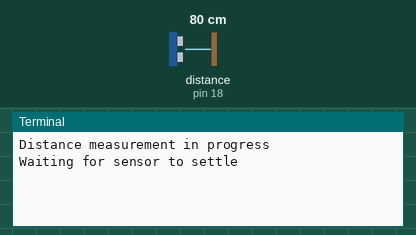
This program was run on a simulated Raspberry Pi (header pin numbers). On the bench: the last lines printed to the terminal. The inputs (shaded band) are chosen by the test bench; at power-on: distance to the obstacle (sensor on pin 18) 80 cm. The echo pulse lasts 58.3 µs per cm; the clock reads 2024-03-15 10:24:30 at power-on unless the program sets it.

Above: at 1.2 s.
1.3 s: distance to the obstacle (sensor on pin 18) set to 2 cm
At 3.3 s:
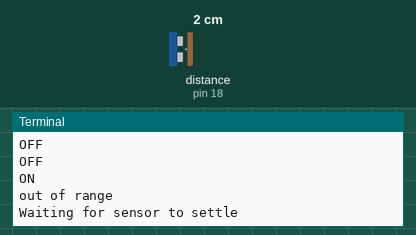
4.3 s: distance to the obstacle (sensor on pin 18) set to 4 cm
At 6.5 s:
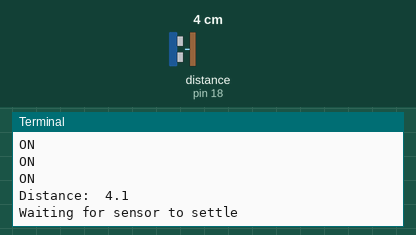

The program:

ultra.py
```python
import RPi.GPIO as GPIO
import time
GPIO.setmode(GPIO.BOARD)
GPIO.setwarnings(False)


TRIG = 16
ECHO = 18

print ("Distance measurement in progress")

GPIO.setup(TRIG,GPIO.OUT)
GPIO.setup(ECHO,GPIO.IN)

while True:
    GPIO.output(TRIG,False)
    print("Waiting for sensor to settle")
    time.sleep(2)
    GPIO.output(TRIG,True)
    time.sleep(0.00001)
    GPIO.output(TRIG,False)
    while GPIO.input(ECHO)==0:
        print("OFF")
        pulse_start = time.time()
    while GPIO.input(ECHO)==1:
        print("ON")
        pulse_end = time.time()
    pulse_duration = pulse_end - pulse_start

    distance = pulse_duration * 17150
    distance = round(distance,2)

    if distance > 2 and distance < 400:
        print("Distance: ",distance -0.5)
    else:
        print("out of range")
```

Measured:
- after the input at 1.3 s, the terminal: prints a new line after 0.70 s (image 1)
- after the input at 4.3 s, the terminal: prints a new line after 1.7 s (image 2)
